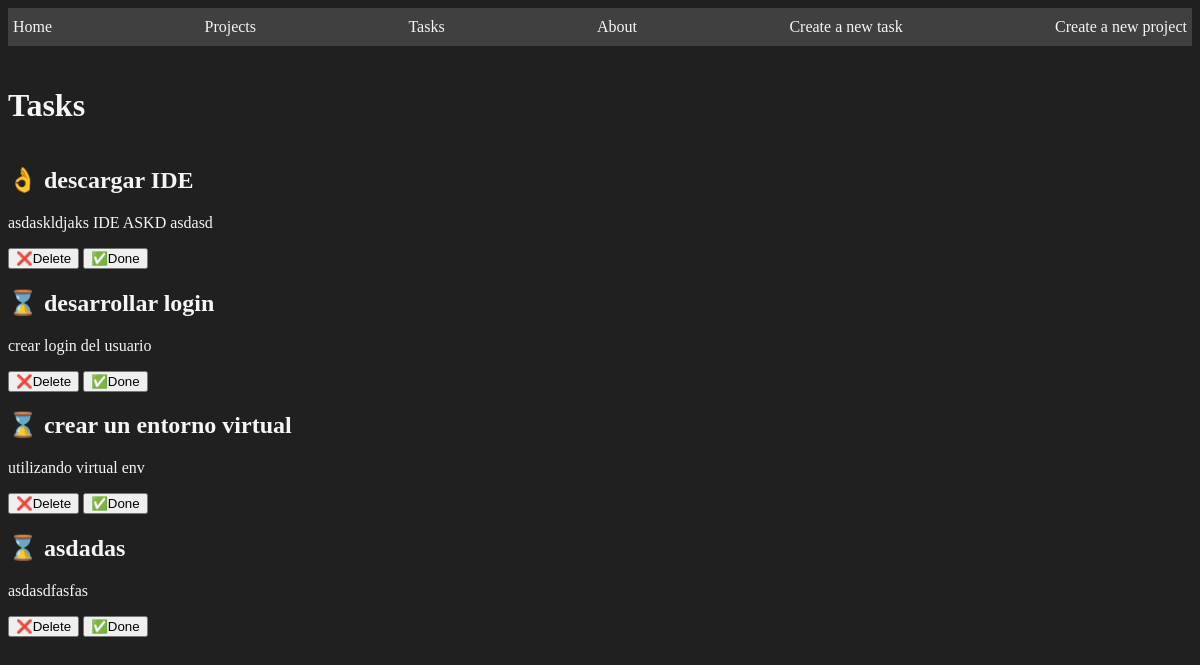
The page /tasks/ on the database as committed earlier.
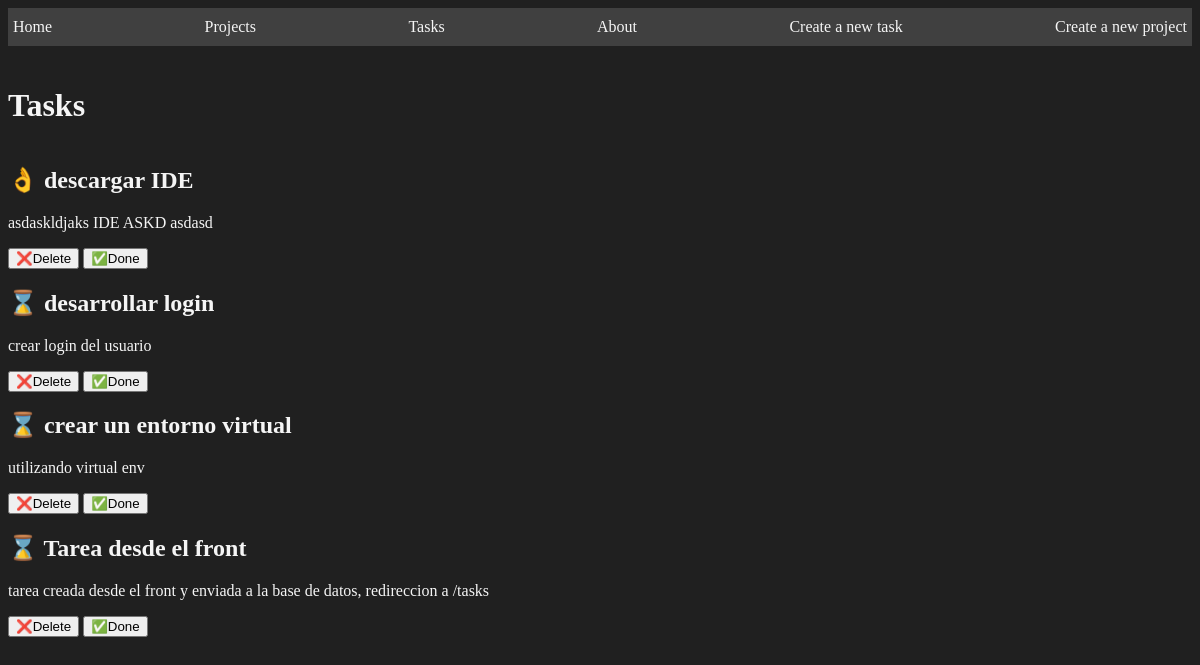
The same page on the database as committed later.
### myapp/models.py (models this page shows, shortened)
class Task(models.Model):
    title = models.CharField(max_length=200)
    description = models.TextField()
    project = models.ForeignKey(Project, on_delete=models.CASCADE)
    done = models.BooleanField(default=False)

### myapp/views.py (the view)
# urls.py: path('tasks/', views.tasks, name='tasks'),
def tasks(request):
    tasks = Task.objects.all()
    return render(request, 'tasks/tasks.html',{
        'tasks':tasks
    })

### myapp/templates/tasks/tasks.html
    {% extends 'layouts/base.html' %}
    {% block content %}
    <h1>Tasks</h1>
    {% for task in tasks%}
    <div>
        <h2>{% if task.done == False %} ⌛ {% else %} 👌 {% endif %} {{task.title}} </h2>
        <p>{{task.description}}</p>
        <button>
            ❌Delete
        </button>
        <button>
            ✅Done
        </button>
    </div>
    {% endfor%}
    {% endblock %}

Rows that differ between the two databases and show on the page:
removed Task: title "asdadas", description "asdasdfasfas"
added Task: title "Tarea desde el front", description "tarea creada desde el front y enviada a la base de datos, redireccion a /tasks"
